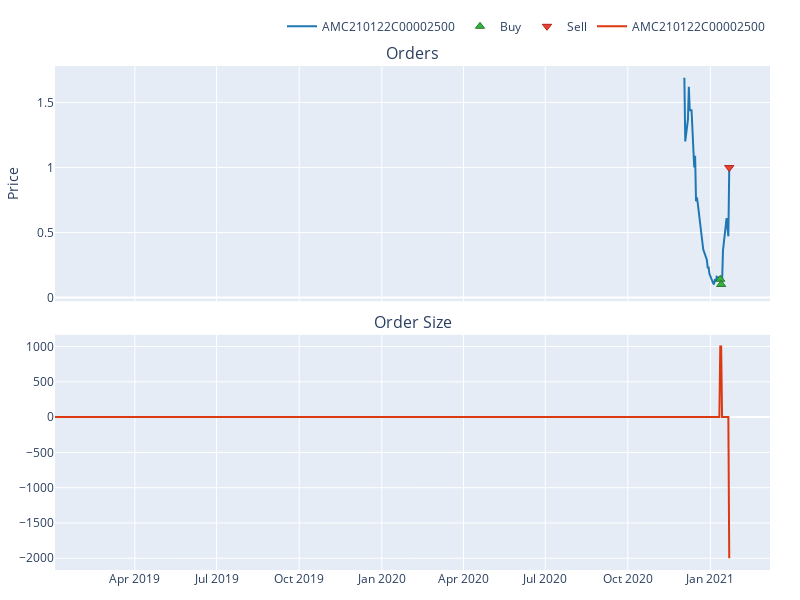

Notebook code cell kept with this figure:
### Code cell
fig = portfolio['expiration']['AMC']['AMC210122C00002500'].plot(subplots=[
    'orders',
    ('order_size', dict(
        title='Order Size',
        can_plot_groups=False
    ))  # placeholder
])
entry_exit_sz['expiration']['AMC']['AMC210122C00002500'].vbt.plot(add_trace_kwargs=dict(row=2, col=1), fig=fig).show()
# entry_exit_sz['expiration']['AMC']['AMC210122C00002500'].vbt.plot().show()
# entry_exit_sz['expiration']['BB']['BB210122C00007000'].vbt.plot().show()

### Figure 1 — Plotly figure (JSON) as saved in the notebook; plotly's stock layout.template omitted (floating-point values rounded to 4 significant figures; data arrays with more than 128 entries replaced by an {"elided": "..."} marker saying what was removed)
{"data": [{"legendgroup": "0", "line": {"color": "#1f77b4"}, "name": "AMC210122C00002500", "showlegend": true, "type": "scatter", "uid": "0cd9dfa0-9d31-4780-90fd-65bd3bc59048", "x": {"elided": "440 str values"}, "xaxis": "x", "y": {"elided": "440 float values"}, "yaxis": "y"}, {"customdata": [[0, 1000, 0.1401], [1, 1000, 0.1001]], "hovertemplate": "Order Id: %{customdata[0]}<br>Date: %{x}<br>Price: %{y}<br>Size: %{customdata[1]:.6f}<br>Fees: %{customdata[2]:.6f}", "legendgroup": "1", "marker": {"color": "#37B13F", "line": {"color": "rgb(38,123,44)", "width": 1}, "size": 8, "symbol": "triangle-up"}, "mode": "markers", "name": "Buy", "type": "scatter", "uid": "dd23bf34-dc6a-4b8b-bd50-6d6a8abe6e6f", "x": ["2021-01-12T00:00:00", "2021-01-13T00:00:00"], "xaxis": "x", "y": [0.1401, 0.1001], "yaxis": "y"}, {"customdata": [[2, 2000, 1.998]], "hovertemplate": "Order Id: %{customdata[0]}<br>Date: %{x}<br>Price: %{y}<br>Size: %{customdata[1]:.6f}<br>Fees: %{customdata[2]:.6f}", "legendgroup": "2", "marker": {"color": "#EA4335", "line": {"color": "rgb(181,31,18)", "width": 1}, "size": 8, "symbol": "triangle-down"}, "mode": "markers", "name": "Sell", "type": "scatter", "uid": "63ad69d8-16d8-4d2a-9a6f-c2e576d19437", "x": ["2021-01-22T00:00:00"], "xaxis": "x", "y": [0.999], "yaxis": "y"}, {"name": "AMC210122C00002500", "showlegend": true, "type": "scatter", "uid": "ea62b4e2-9d7d-4627-93f6-66c847cd9eff", "x": {"elided": "440 str values"}, "xaxis": "x2", "y": {"elided": "440 int values"}, "yaxis": "y2"}], "layout": {"annotations": [{"font": {"size": 16}, "showarrow": false, "text": "Orders", "x": 0.5, "xanchor": "center", "xref": "paper", "y": 1, "yanchor": "bottom", "yref": "paper"}, {"font": {"size": 16}, "showarrow": false, "text": "Order Size", "x": 0.5, "xanchor": "center", "xref": "paper", "y": 0.4667, "yanchor": "bottom", "yref": "paper"}], "autosize": true, "height": 600, "legend": {"orientation": "h", "traceorder": "normal", "x": 1, "xanchor": "right", "y": 1.05, "yanchor": "bottom"}, "margin": {"b": 30, "l": 30, "r": 30, "t": 30}, "width": 800, "xaxis": {"anchor": "y", "domain": [0, 1], "matches": "x2", "showticklabels": false}, "xaxis2": {"anchor": "y2", "domain": [0, 1]}, "yaxis": {"anchor": "x", "domain": [0.5333, 1], "title": {"text": "Price"}}, "yaxis2": {"anchor": "x2", "domain": [0, 0.4667]}}}
